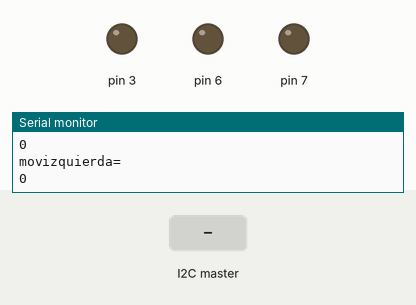
This sketch was run on a simulated Arduino Uno, built with avr-gcc and run on an emulated ATmega328P. Shown: output pins drawn as LEDs (lit = HIGH), the last lines printed to the serial monitor. The inputs (shaded band) are chosen by the test bench.

Above: at 1.2 s.
1.3 s: the I2C master sends the byte 1
At 2.9 s:
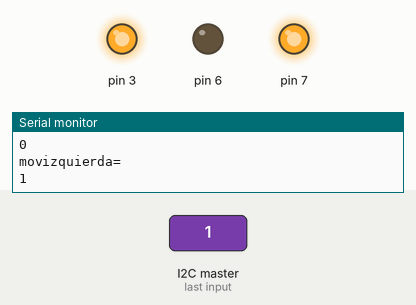
Timing chart, 0 to 4.4 s (numbered marks = the images above; inputs shaded):
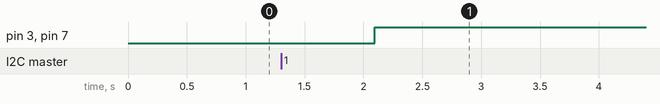

The sketch:

motorFinalEsclavo.ino
```cpp
//Esclavo

#include <Wire.h>
void setup() {
  // put your setup code here, to run once:
  Wire.begin(1);
  Wire.onReceive(recibido);
  Serial.begin(9600);

  pinMode(6,OUTPUT);
  pinMode(7,OUTPUT);
  pinMode(3,OUTPUT);

}
  int derecha = 0;
  int izquierda = 0;
  int movderecha = 0;
  int movizquierda = 0;
  int derechaTot = 0;
  int izquierdaTot = 0;
  int vel = 0;

void loop() {
  // put your main code here, to run repeatedly:
  //Aumento de velocidad
  delay(1000);
  Serial.println("-----------------");
  Serial.println("");
  Serial.print("DerechaTot");
  Serial.print(derechaTot);
  Serial.println("");
  Serial.print("IzquierdaTot");
  Serial.print(izquierdaTot);
  Serial.println("");


  if(derechaTot==0 || izquierdaTot ==0)
    vel =0;

  if(derechaTot==1 || izquierdaTot ==1)
    vel =50;

  if(derechaTot==2 || izquierdaTot ==2)
    vel =100;

  if(derechaTot==3 || izquierdaTot ==3)
    vel =150;

  if(derechaTot==4 || izquierdaTot ==4)
    vel =200;

  Serial.println("");
  Serial.println("velocidad:");
  Serial.println(vel);
  Serial.println("");

  if(derechaTot>0){
    movderecha = HIGH;
    movizquierda = LOW;
  }
  if(izquierdaTot>0)
  {
    movderecha = LOW;
    movizquierda= HIGH;
  }
  if(izquierdaTot == 0 )
  {
   movderecha = LOW;
   movizquierda = LOW;
   derechaTot = 0;
   izquierdaTot = 0;
   vel = 0;
  }


  Serial.println("");
  Serial.println("movderecha=");
  Serial.println(movderecha);
  Serial.println("");

  Serial.println("");
  Serial.println("movizquierda=");
  Serial.println(movizquierda);
  Serial.println("");


  digitalWrite(6,movderecha);
  digitalWrite(7,movizquierda);
  digitalWrite(3,vel);

}


void recibido(int a){


  if(Wire.available()==2){
    derecha = Wire.read();
    Serial.println("");
    Serial.print("dato0: ");
    Serial.print(derecha);
    Serial.println("");
  }


  if(Wire.available()==1){
    izquierda = Wire.read();
    Serial.println("");
    Serial.print("dato1: ");
    Serial.print(izquierda);
    Serial.println("");
  }

  if(derecha == 1){
    derechaTot = derechaTot+derecha;
    izquierdaTot = izquierdaTot - derecha;
    }
  if(izquierda == 1){
    derechaTot = derechaTot - izquierda;
    izquierdaTot = izquierdaTot + izquierda;
    }

}
```

Measured:
- after the input at 1.3 s, pin 3, pin 7: LOW → HIGH after 0.80 s
